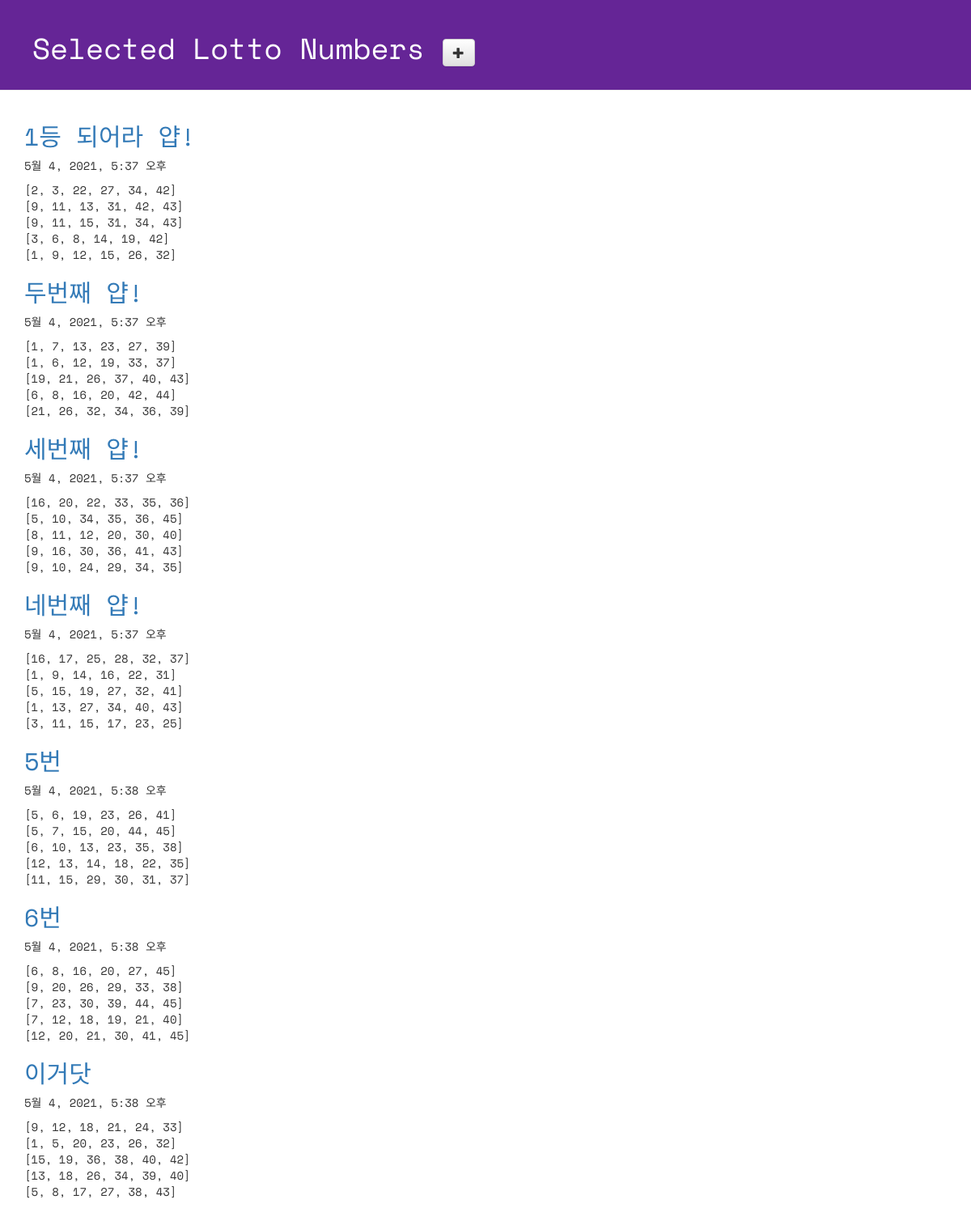
Page /lotto/ on the committed database.
### lotto/models.py (models this page shows, shortened)
class GuessNumbers(models. Model):
    name = models.CharField(max_length=24)
    text = models.CharField(max_length=255)
    lottos = models.CharField(max_length=255, default='[1,2,3,4,5,6]')
    num_lottos = models.IntegerField(default=5)
    update_date = models.DateTimeField()

### lotto/views.py (the view)
# urls.py: path('lotto/', views.index, name='index'),
def index(request):
    lottos = GuessNumbers.objects.all()
    return render(request, 'lotto/default.html', {'lottos' : lottos})

### lotto/templates/lotto/default.html (shortened to what this page needs)
<!DOCTYPE html>
{% load static %}
<html lang="ko">
<head>
  <link rel="stylesheet" href="//maxcdn.bootstrapcdn.com/bootstrap/3.2.0/css/bootstrap.min.css">
  <link rel="stylesheet" href="//maxcdn.bootstrapcdn.com/bootstrap/3.2.0/css/bootstrap-theme.min.css">
  <link rel="stylesheet" href="{% static 'css/lotto.css' %}">
</head>
<body>
  <div class="page-header">
    <h1>
      Selected Lotto Numbers
      <a href="{% url 'new_lotto' %}">
        <span class="glyphicon glyphicon-plus btn btn-default"></span>
      </a>
    </h1>
  </div>
  <div class="container lotto">
    {% for lotto in lottos %}
      <h2>
        <a href = "{% url 'detail' lottokey=lotto.pk %}">
          {{lotto.name}}
        </a>
      </h2>
      <p>{{ lotto.update_date }}</p>
      <p>{{ lotto.lottos | linebreaksbr}}</p>
    {% endfor %}
   </div>
</body>
</html>

### lotto/static/css/lotto.css (style rules this page uses)
.page-header { background-color: #652596; margin-top: 0; padding: 20px 20px 20px 40px; font-family: 'Space Mono', monospace; }
.page-header h1 { color: #FFFFFF; }
.container { font-family: 'Space Mono', monospace; }
.container h2 { color: #b9f442; }

### rows in the picture
GuessNumbers: name "1등 되어라 얍!", update_date "5월 4, 2021, 5:37 오후", lottos "[2, 3, 22, 27, 34, 42] [9, 11, 13, 31, 42, 43] [9, 11, 15, 31, 34, 43] [3, 6, 8, 14, 19, 42] [1, 9, 12, 15, 26, 32]"
GuessNumbers: name "두번째 얍!", update_date "5월 4, 2021, 5:37 오후", lottos "[1, 7, 13, 23, 27, 39] [1, 6, 12, 19, 33, 37] [19, 21, 26, 37, 40, 43] [6, 8, 16, 20, 42, 44] [21, 26, 32, 34, 36, 39]"
GuessNumbers: name "세번째 얍!", update_date "5월 4, 2021, 5:37 오후", lottos "[16, 20, 22, 33, 35, 36] [5, 10, 34, 35, 36, 45] [8, 11, 12, 20, 30, 40] [9, 16, 30, 36, 41, 43] [9, 10, 24, 29, 34, 35]"
GuessNumbers: name "네번째 얍!", update_date "5월 4, 2021, 5:37 오후", lottos "[16, 17, 25, 28, 32, 37] [1, 9, 14, 16, 22, 31] [5, 15, 19, 27, 32, 41] [1, 13, 27, 34, 40, 43] [3, 11, 15, 17, 23, 25]"
GuessNumbers: name "5번", update_date "5월 4, 2021, 5:38 오후", lottos "[5, 6, 19, 23, 26, 41] [5, 7, 15, 20, 44, 45] [6, 10, 13, 23, 35, 38] [12, 13, 14, 18, 22, 35] [11, 15, 29, 30, 31, 37]"
GuessNumbers: name "6번", update_date "5월 4, 2021, 5:38 오후", lottos "[6, 8, 16, 20, 27, 45] [9, 20, 26, 29, 33, 38] [7, 23, 30, 39, 44, 45] [7, 12, 18, 19, 21, 40] [12, 20, 21, 30, 41, 45]"
GuessNumbers: name "이거닷", update_date "5월 4, 2021, 5:38 오후", lottos "[9, 12, 18, 21, 24, 33] [1, 5, 20, 23, 26, 32] [15, 19, 36, 38, 40, 42] [13, 18, 26, 34, 39, 40] [5, 8, 17, 27, 38, 43]"
